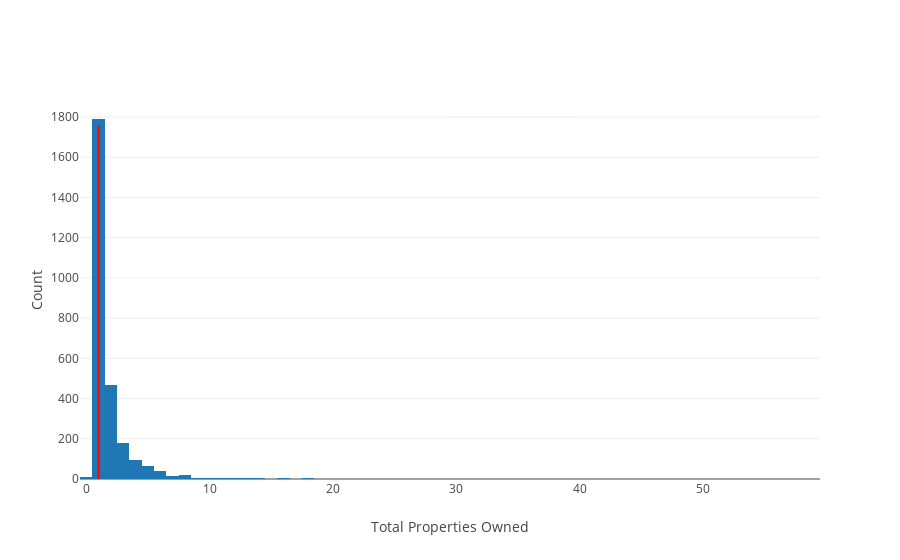

The notebook cell this image was saved under:
### Code cell
plotly_hist(report['property_count'], "Total Properties Owned", "Count", 1760)

### Figure 1 — Plotly figure (JSON) as saved in the notebook; plotly's stock layout.template omitted (floating-point values rounded to 4 significant figures; data arrays with more than 128 entries replaced by an {"elided": "..."} marker saying what was removed)
{"data": [{"type": "histogram", "uid": "29c920f7-606b-4e88-93c1-66d3aa1e442e", "x": {"elided": "2733 int values"}}], "layout": {"autosize": true, "shapes": [{"line": {"color": "red"}, "type": "line", "x0": 1, "x1": 1, "y0": 0, "y1": 1760}], "xaxis": {"autorange": true, "range": [-0.5, 59.5], "title": {"text": "Total Properties Owned"}, "type": "linear"}, "yaxis": {"autorange": true, "range": [-7.006, 1885.0], "title": {"text": "Count"}}}}
